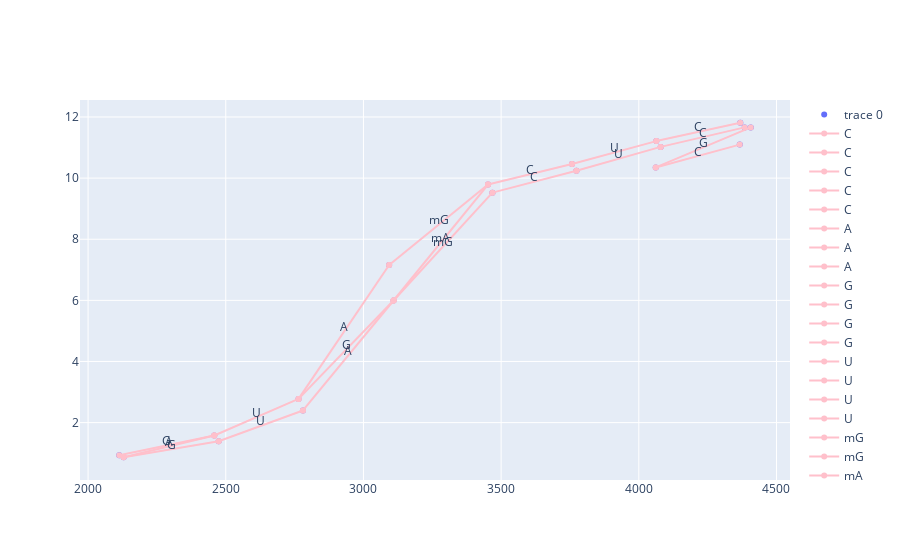

Notebook code for this chart:
### Code cell
dft = pd.read_excel('/Users/bryan/Documents/ChenLab/10Jun2021/SupportMethylData/cys_10mG_5p.xlsx')
dft = dft.sort_values('Vol', ascending=False).iloc[:20]
dft.info()
bcr = base_calling_random(dft)
plotly_basecalling(*bcr, annotate=False, y='RT')

dfm = match_dfs(dft, df_src, shift=-1*M)
plotly_zones(dft, dfm)

### Figure 1 — Plotly figure (JSON) as saved in the notebook; plotly's stock layout.template omitted (floating-point values rounded to 4 significant figures)
{"data": [{"mode": "markers", "type": "scatter", "x": [4385.0, 4079.0, 3773.0, 3109.0, 2780.0, 4369.0, 3468.0, 4064.0, 2764.0, 3757.0, 3093.0, 2129.0, 2474.0, 3452.0, 2458.0, 2113.0, 4407.0, 4367.0, 4061.0], "y": [11.66, 11.02, 10.24, 5.996, 2.398, 11.81, 9.525, 11.21, 2.776, 10.46, 7.158, 0.8662, 1.39, 9.79, 1.577, 0.9342, 11.66, 11.1, 10.35]}, {"line": {"color": "pink"}, "mode": "lines+markers", "name": "C", "type": "scatter", "x": [4385.0, 4079.0], "y": [11.66, 11.02]}, {"line": {"color": "pink"}, "mode": "lines+markers", "name": "C", "type": "scatter", "x": [3773.0, 3468.0], "y": [10.24, 9.525]}, {"line": {"color": "pink"}, "mode": "lines+markers", "name": "C", "type": "scatter", "x": [4369.0, 4064.0], "y": [11.81, 11.21]}, {"line": {"color": "pink"}, "mode": "lines+markers", "name": "C", "type": "scatter", "x": [3757.0, 3452.0], "y": [10.46, 9.79]}, {"line": {"color": "pink"}, "mode": "lines+markers", "name": "C", "type": "scatter", "x": [4367.0, 4061.0], "y": [11.1, 10.35]}, {"line": {"color": "pink"}, "mode": "lines+markers", "name": "A", "type": "scatter", "x": [3109.0, 2780.0], "y": [5.996, 2.398]}, {"line": {"color": "pink"}, "mode": "lines+markers", "name": "A", "type": "scatter", "x": [2764.0, 3093.0], "y": [2.776, 7.158]}, {"line": {"color": "pink"}, "mode": "lines+markers", "name": "A", "type": "scatter", "x": [2129.0, 2458.0], "y": [0.8662, 1.577]}, {"line": {"color": "pink"}, "mode": "lines+markers", "name": "G", "type": "scatter", "x": [3109.0, 2764.0], "y": [5.996, 2.776]}, {"line": {"color": "pink"}, "mode": "lines+markers", "name": "G", "type": "scatter", "x": [2129.0, 2474.0], "y": [0.8662, 1.39]}, {"line": {"color": "pink"}, "mode": "lines+markers", "name": "G", "type": "scatter", "x": [2458.0, 2113.0], "y": [1.577, 0.9342]}, {"line": {"color": "pink"}, "mode": "lines+markers", "name": "G", "type": "scatter", "x": [4407.0, 4061.0], "y": [11.66, 10.35]}, {"line": {"color": "pink"}, "mode": "lines+markers", "name": "U", "type": "scatter", "x": [4079.0, 3773.0], "y": [11.02, 10.24]}, {"line": {"color": "pink"}, "mode": "lines+markers", "name": "U", "type": "scatter", "x": [2780.0, 2474.0], "y": [2.398, 1.39]}, {"line": {"color": "pink"}, "mode": "lines+markers", "name": "U", "type": "scatter", "x": [4064.0, 3757.0], "y": [11.21, 10.46]}, {"line": {"color": "pink"}, "mode": "lines+markers", "name": "U", "type": "scatter", "x": [2764.0, 2458.0], "y": [2.776, 1.577]}, {"line": {"color": "pink"}, "mode": "lines+markers", "name": "mG", "type": "scatter", "x": [3109.0, 3468.0], "y": [5.996, 9.525]}, {"line": {"color": "pink"}, "mode": "lines+markers", "name": "mG", "type": "scatter", "x": [3093.0, 3452.0], "y": [7.158, 9.79]}, {"line": {"color": "pink"}, "mode": "lines+markers", "name": "mA", "type": "scatter", "x": [3109.0, 3452.0], "y": [5.996, 9.79]}], "layout": {"annotations": [{"arrowhead": 1, "showarrow": false, "text": "C", "x": 4232.0, "y": 11.34, "yshift": 5}, {"arrowhead": 1, "showarrow": false, "text": "C", "x": 3621.0, "y": 9.882, "yshift": 5}, {"arrowhead": 1, "showarrow": false, "text": "C", "x": 4216.0, "y": 11.51, "yshift": 5}, {"arrowhead": 1, "showarrow": false, "text": "C", "x": 3605.0, "y": 10.13, "yshift": 5}, {"arrowhead": 1, "showarrow": false, "text": "C", "x": 4214.0, "y": 10.72, "yshift": 5}, {"arrowhead": 1, "showarrow": false, "text": "A", "x": 2945.0, "y": 4.197, "yshift": 5}, {"arrowhead": 1, "showarrow": false, "text": "A", "x": 2929.0, "y": 4.967, "yshift": 5}, {"arrowhead": 1, "showarrow": false, "text": "A", "x": 2294.0, "y": 1.222, "yshift": 5}, {"arrowhead": 1, "showarrow": false, "text": "G", "x": 2937.0, "y": 4.386, "yshift": 5}, {"arrowhead": 1, "showarrow": false, "text": "G", "x": 2302.0, "y": 1.128, "yshift": 5}, {"arrowhead": 1, "showarrow": false, "text": "G", "x": 2286.0, "y": 1.256, "yshift": 5}, {"arrowhead": 1, "showarrow": false, "text": "G", "x": 4234.0, "y": 11.0, "yshift": 5}, {"arrowhead": 1, "showarrow": false, "text": "U", "x": 3926.0, "y": 10.63, "yshift": 5}, {"arrowhead": 1, "showarrow": false, "text": "U", "x": 2627.0, "y": 1.894, "yshift": 5}, {"arrowhead": 1, "showarrow": false, "text": "U", "x": 3910.0, "y": 10.84, "yshift": 5}, {"arrowhead": 1, "showarrow": false, "text": "U", "x": 2611.0, "y": 2.177, "yshift": 5}, {"arrowhead": 1, "showarrow": false, "text": "mG", "x": 3289.0, "y": 7.76, "yshift": 5}, {"arrowhead": 1, "showarrow": false, "text": "mG", "x": 3273.0, "y": 8.474, "yshift": 5}, {"arrowhead": 1, "showarrow": false, "text": "mA", "x": 3281.0, "y": 7.893, "yshift": 5}]}}
